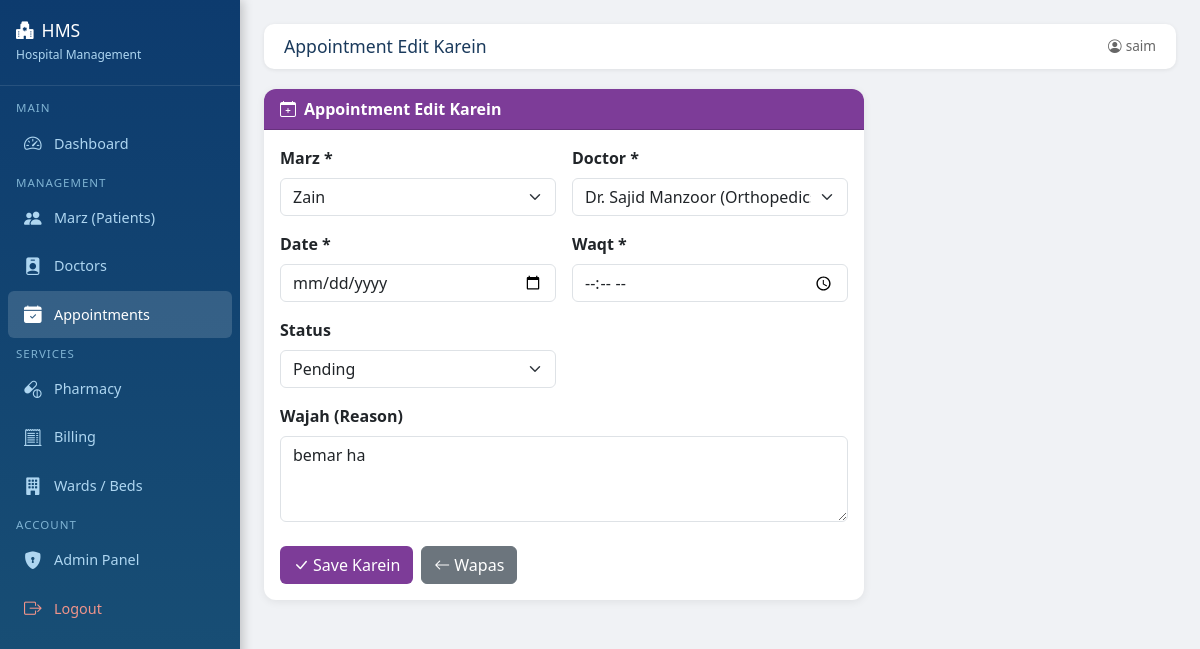
Page /appointments/edit/1/ (signed in) on the committed database.
### appointments/models.py (models this page shows, shortened)
class Appointment(models.Model):
    STATUS_CHOICES = [
        ('Pending', 'Pending'),
        ('Confirmed', 'Confirmed'),
        ('Done', 'Done'),
        ('Cancelled', 'Cancelled'),
    ]
    patient = models.ForeignKey(Patient, on_delete=models.CASCADE)
    doctor  = models.ForeignKey(Doctor, on_delete=models.CASCADE)
    date    = models.DateField()
    time    = models.TimeField()
    reason  = models.TextField()
    status  = models.CharField(max_length=20, choices=STATUS_CHOICES, default='Pending')
    created = models.DateTimeField(auto_now_add=True)
    class Meta:
        ordering = ['-date', '-time']

### patients/models.py (models this page shows, shortened)
class Patient(models.Model):
    BLOOD_GROUPS = [
        ('A+','A+'), ('A-','A-'), ('B+','B+'), ('B-','B-'),
        ('O+','O+'), ('O-','O-'), ('AB+','AB+'), ('AB-','AB-'),
    ]
    GENDER_CHOICES = [('Male','Male'), ('Female','Female'), ('Other','Other')]
    name        = models.CharField(max_length=100)
    age         = models.IntegerField()
    gender      = models.CharField(max_length=10, choices=GENDER_CHOICES)
    phone       = models.CharField(max_length=15)
    address     = models.TextField()
    blood_group = models.CharField(max_length=5, choices=BLOOD_GROUPS)
    registered  = models.DateTimeField(auto_now_add=True)
    class Meta:
        ordering = ['-registered']

### appointments/views.py (the view, shortened to what this page needs)
# urls.py: path('edit/<int:pk>/', views.edit_appointment, name='edit_appointment'),
@login_required
def edit_appointment(request, pk):
    appt = get_object_or_404(Appointment, pk=pk)
    return render(request, 'appointments/form.html', {
        'appt': appt,
        'title': 'Appointment Edit Karein',
        'patients': Patient.objects.all(),
        'doctors': Doctor.objects.filter(available=True),
        'statuses': Appointment.STATUS_CHOICES,
    })

### templates/appointments/form.html (shortened to what this page needs)
{% extends 'base.html' %}
{% block page_title %}{{ title }}{% endblock %}
{% block content %}
<div class="card" style="max-width:600px;">
    <div class="card-header text-white" style="background:#7d3c98;">
        <i class="bi bi-calendar-plus me-2"></i>{{ title }}
    </div>
    <div class="card-body">
        <form method="post">
            <div class="row g-3">
                <div class="col-md-6">
                    <label class="form-label fw-semibold">Marz *</label>
                    <select name="patient" class="form-select" required>
                        {% for p in patients %}
                        <option value="{{ p.id }}" {% if appt.patient_id == p.id %}selected{% endif %}>{{ p.name }}</option>
                        {% endfor %}
                    </select>
                </div>
                <div class="col-md-6">
                    <label class="form-label fw-semibold">Doctor *</label>
                    <select name="doctor" class="form-select" required>
                        {% for d in doctors %}
                        <option value="{{ d.id }}" {% if appt.doctor_id == d.id %}selected{% endif %}>Dr. {{ d.name }} ({{ d.speciality }})</option>
                        {% endfor %}
                    </select>
                </div>
                <div class="col-md-6">
                    <label class="form-label fw-semibold">Date *</label>
                    <input type="date" name="date" class="form-control"
                           value="{{ appt.date|default:'' }}" required>
                </div>
                <div class="col-md-6">
                    <label class="form-label fw-semibold">Waqt *</label>
                    <input type="time" name="time" class="form-control"
                           value="{{ appt.time|default:'' }}" required>
                </div>
                {% if statuses %}
                <div class="col-md-6">
                    <label class="form-label fw-semibold">Status</label>
                    <select name="status" class="form-select">
                        {% for val, label in statuses %}
                        <option value="{{ val }}" {% if appt.status == val %}selected{% endif %}>{{ label }}</option>
                        {% endfor %}
                    </select>
                </div>
                {% endif %}
                <div class="col-12">
                    <label class="form-label fw-semibold">Wajah (Reason)</label>
                    <textarea name="reason" class="form-control" rows="3"
                              placeholder="Kyu aa rahe hain?">{{ appt.reason|default:'' }}</textarea>
                </div>
            </div>
            <div class="mt-4 d-flex gap-2">
                <button type="submit" class="btn text-white" style="background:#7d3c98;"><i class="bi bi-check-lg me-1"></i>Save Karein</button>
                <a href="{% url 'appointment_list' %}" class="btn btn-secondary"><i class="bi bi-arrow-left me-1"></i>Wapas</a>
            </div>
        </form>
    </div>
</div>
{% endblock %}

### templates/base.html (shortened to what this page needs)
<!DOCTYPE html>
<html lang="ur" dir="ltr">
<head>
    <link href="https://cdn.jsdelivr.net/npm/bootstrap@5.3.0/dist/css/bootstrap.min.css" rel="stylesheet">
    <link href="https://cdn.jsdelivr.net/npm/bootstrap-icons@1.11.0/font/bootstrap-icons.css" rel="stylesheet">
</head>
<body>
<div class="sidebar">
    <div class="brand">
        <h5><i class="bi bi-hospital-fill me-2"></i>HMS</h5>
        <small>Hospital Management</small>
    </div>
    <nav class="mt-2">
        <span class="nav-section">Main</span>
        <a href="/" class="{% if request.path == '/' %}active{% endif %}">
            <i class="bi bi-speedometer2"></i> Dashboard
        </a>
        <span class="nav-section">Management</span>
        <a href="/patients/" class="{% if '/patients/' in request.path %}active{% endif %}">
            <i class="bi bi-people-fill"></i> Marz (Patients)
        </a>
        <a href="/doctors/" class="{% if '/doctors/' in request.path %}active{% endif %}">
            <i class="bi bi-person-badge-fill"></i> Doctors
        </a>
        <a href="/appointments/" class="{% if '/appointments/' in request.path %}active{% endif %}">
            <i class="bi bi-calendar-check-fill"></i> Appointments
        </a>
        <span class="nav-section">Services</span>
        <a href="/pharmacy/" class="{% if '/pharmacy/' in request.path %}active{% endif %}">
            <i class="bi bi-capsule-pill"></i> Pharmacy
        </a>
        <a href="/billing/" class="{% if '/billing/' in request.path %}active{% endif %}">
            <i class="bi bi-receipt-cutoff"></i> Billing
        </a>
        <a href="/wards/" class="{% if '/wards/' in request.path %}active{% endif %}">
            <i class="bi bi-building-fill"></i> Wards / Beds
        </a>
        <span class="nav-section">Account</span>
        <a href="/admin/" target="_blank">
            <i class="bi bi-shield-lock-fill"></i> Admin Panel
        </a>
        <a href="/logout/" style="color: #f1948a;">
            <i class="bi bi-box-arrow-right"></i> Logout
        </a>
    </nav>
</div>
<div class="main-content">
    <div class="topbar">
        <h4>{% block page_title %}Dashboard{% endblock %}</h4>
        <span style="color:#666; font-size:0.85rem;">
            <i class="bi bi-person-circle me-1"></i>{{ request.user.username }}
        </span>
    </div>
    {% block content %}{% endblock %}
</div>
</body>
</html>

### templates/base.html (style rules this page uses)
body { background: #f0f2f5; font-family: 'Segoe UI', sans-serif; }
.sidebar { width: 240px; min-height: 100vh; background: linear-gradient(180deg, #0d3b6e 0%, #1a5276 100%); color: white; position: fixed; top: 0; left: 0; z-index: 100; box-shadow: 3px 0 10px rgba(0,0,0,0.2); }
.sidebar .brand { padding: 20px 16px; border-bottom: 1px solid rgba(255,255,255,0.1); }
.sidebar .brand h5 { color: #fff; font-size: 1.1rem; margin: 0; }
.sidebar .brand small { color: #aed6f1; font-size: 0.75rem; }
.sidebar nav a { display: flex; align-items: center; gap: 10px; padding: 10px 16px; color: #aed6f1; text-decoration: none; font-size: 0.9rem; border-radius: 6px; margin: 2px 8px; transition: all 0.2s; }
.sidebar nav a:hover, .sidebar nav a.active { background: rgba(255,255,255,0.15); color: #fff; }
.sidebar nav a i { font-size: 1.1rem; width: 20px; }
.sidebar .nav-section { padding: 8px 16px 4px; color: #7fb3d3; font-size: 0.72rem; text-transform: uppercase; letter-spacing: 1px; }
.main-content { margin-left: 240px; padding: 24px; min-height: 100vh; }
.topbar { background: white; padding: 12px 20px; border-radius: 10px; margin-bottom: 20px; box-shadow: 0 1px 4px rgba(0,0,0,0.08); display: flex; justify-content: space-between; align-items: center; }
.topbar h4 { margin: 0; font-size: 1.1rem; color: #1a3a5c; }
.card { border: none; border-radius: 12px; box-shadow: 0 2px 8px rgba(0,0,0,0.07); }
.card-header { border-radius: 12px 12px 0 0 !important; font-weight: 600; }

### rows in the picture
Appointment: patient "Zain", doctor "Dr. Sajid Manzoor (Orthopedics)", status "Pending", reason "bemar ha"

### other values in the picture
{{ title }} "Appointment Edit Karein"
{{ request.user.username }} "saim"
